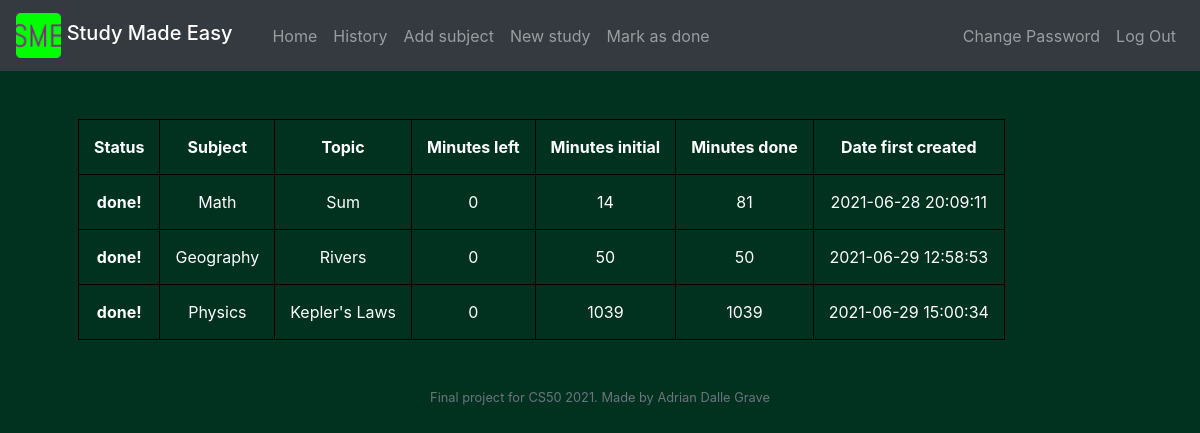
Screenshot of /history (signed in) with the database file from the repository.
### tables this page shows
CREATE TABLE 'topics' ('id' integer PRIMARY KEY NOT NULL, 'subject' text NOT NULL, 'topic' text NOT NULL, 'minleft' integer NOT NULL, 'mininitial' integer NOT NULL, 'mindone' integer NOT NULL, 'date' date NOT NULL, 'username'  text NOT NULL  );

### application.py (the view)
@app.route("/history")
@login_required
def history():
    username = db.execute("SELECT username FROM users WHERE id = ?", session["user_id"])[0]['username']
    things = db.execute("SELECT subject, topic, minleft, mininitial, mindone, date FROM topics WHERE username = ?", username)
    return render_template("history.html", things=things)

### application.py (called while the page is built)
@app.after_request
def after_request(response):
    response.headers["Cache-Control"] = "no-cache, no-store, must-revalidate"
    response.headers["Expires"] = 0
    response.headers["Pragma"] = "no-cache"
    return response

### helpers.py (called while the page is built)
def login_required(f):
    @wraps(f)
    def decorated_function(*args, **kwargs):
        if session.get("user_id") is None:
            return redirect("/login")
        return f(*args, **kwargs)
    return decorated_function

### templates/history.html (shortened to what this page needs)
{% extends "layout.html" %}
{% block main %}
   <table>
      <thead>
        <tr>
            <th scope="col"> Status </th>
            <th scope="col"> Subject </th>
            <th scope="col"> Topic </th>
            <th scope="col"> Minutes left </th>
            <th scope="col"> Minutes initial </th>
            <th scope="col"> Minutes done </th>
            <th scope="col"> Date first created </th>
        </tr>
      </thead>
      <tbody>
        {% for thing in things %}
        <tr>
          <th scope="row">
              {{ "Incomplete" if thing["minleft"] > 0 else "done!" }}
          </th>
          <td>  {{ thing["subject"] }}  </td>
          <td>  {{ thing["topic"] }}  </td>
          <td>  {{ thing["minleft"] }}  </td>
          <td>  {{ thing["mininitial"] }}  </td>
          <td>  {{ thing["mindone"] }}  </td>
          <td>  {{ thing["date"] }}  </td>
        </tr>
        {% endfor %}
      </body>
{% endblock %}

### templates/layout.html (shortened to what this page needs)
<!DOCTYPE html>
<html lang="en">
    <head>
        <link rel="stylesheet" href="https://cdn.jsdelivr.net/npm/bootstrap@4.5.3/dist/css/bootstrap.min.css">
        <link href="/static/styles.css?v=2" rel="stylesheet">
    </head>
    <body>
        <nav class="navbar navbar-dark bg-dark navbar-expand-lg">
            <a class="navbar-brand" href="/">
                <img src="/static/favicon.ico?v=2" width="45" height="45" class="d-inline-block align-top" alt="" loading="lazy">
                <span class="navbar-brand mb-0 h1">Study Made Easy</span>
            </a>
        {% if session.user_id %}
            <div class="navbar-nav mr-auto">
                <a class="nav-link" href="/">Home</a>
                <a class="nav-link" href="/history">History</a>
                <a class="nav-link" href="/subject">Add subject</a>
                <a class="nav-link" href="/add">New study</a>
                <a class="nav-link" href="/done">Mark as done</a>
            </div>
            <div class="navbar-nav ml-auto">
                <a class="nav-link" href="/change">Change Password</a>
                <a class="nav-link" href="/logout">Log Out</a>
            </div>
        </nav>
        {% else %}
            <div class="navbar-nav ml-auto">
              <a class="nav-link" href="/login">Log In</a>
              <a class="nav-link" href="/register">Register</a>
            </div>
        </nav>
        {% endif %}
        <main class="container p-5">
            {% block main %}{% endblock %}
        <footer class="small text-center text-muted">
            Final project for CS50 2021. Made by Adrian Dalle Grave
        </footer>
    </body>
</html>

### static/styles.css (style rules this page uses)
main { overflow-x: auto; text-align: center; color:white; background-color:#013220; }
body { background-color:#013220; }
table, th, td { border: 1px solid black; padding: 15px; }

### rows the page displays
topics: minleft "done!", subject "Math", topic "Sum", minleft "0", mininitial "14", mindone "81", date "2021-06-28 20:09:11"
topics: minleft "done!", subject "Geography", topic "Rivers", minleft "0", mininitial "50", mindone "50", date "2021-06-29 12:58:53"
topics: minleft "done!", subject "Physics", topic "Kepler's Laws", minleft "0", mininitial "1039", mindone "1039", date "2021-06-29 15:00:34"
